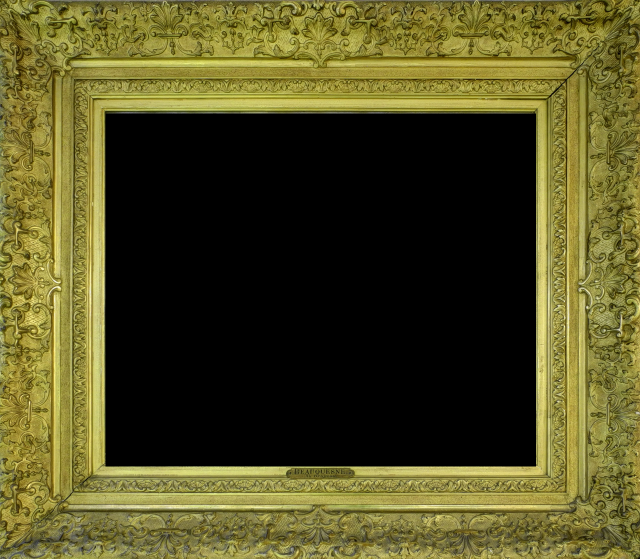
#> input picture filters/filters/rahmen.png, 1280 x 1117 px (shown at 1/2 size)
$ python -i filters.py   (imports and definitions only)   (older library calls are emulated)
#> lines starting #> are read from the running program, lines starting #| are printed output that depends on the picture; after the words box and inside, x2 and y2 are one past the last pixel; in counts of white or black regions, pixels touching at a corner belong together
#> further down, picture is the input picture: shape (1117, 1280, 3); mean B, G, R 34.7, 77.4, 81.6
# -*- coding: utf-8 -*-
"""
Modul filters

Dieses Modul beeinhaltet alle Filter, die die Gesichts- und Augenposition NICHT
benötigen.

Die Filter liegen als Funktionen vor. Diese erhalten ein OpenCV-Bild image als  Paramenter.
*args: Weitere filterspezifische Parameter

Die Funktionen geben jeweils ein OpenCV Bild zurück das den angewendeten Filter
beeinhaltet.

+++WICHTIG+++
Im Docstring finden sich zeileweise jeweils ein möglicher Parameter, der im User-Interface angezeigte Name der Funktion sowie der Dateiname(mit Endung) des
Vorschaubildes, durch Komma getrennt. Filter ohne Docstring werden nicht dargestellt.


"""
import cv2
import numpy as np

# Images die von Anfang an geladen werden

# [1 line not run here, left out]


def filter_gray(image, *args):
    """, Black&White, black-white.png"""
    return cv2.cvtColor(image, cv2.COLOR_BGR2GRAY)


def filter_negative(image, *args):
    """, Thermo, negative.png"""
    return cv2.cvtColor(image, cv2.COLOR_BGR2HSV)


# [22 lines left out: functions filter_split, filter_sepia, not called in this run]


def filter_flip(image, *args):
    """,Kopf stellen , flip.png"""
    return cv2.flip(image, flipCode=-1)


# [46 lines left out: functions filter_country, filter_frame, filter_blur, not called in this run]


"""
Fügt ein Univerität Regensburg Wasserzeichen hinzu
"""


# [7 lines left out: function filter_watermark, not called in this run]


def filter_lines(image, *args):
    """,Lines, lines.png"""
    scale = 1
    delta = 0
    ddepth = cv2.CV_16S

    image = cv2.GaussianBlur(image, (3, 3), 0)

    gray = cv2.cvtColor(image, cv2.COLOR_BGR2GRAY)
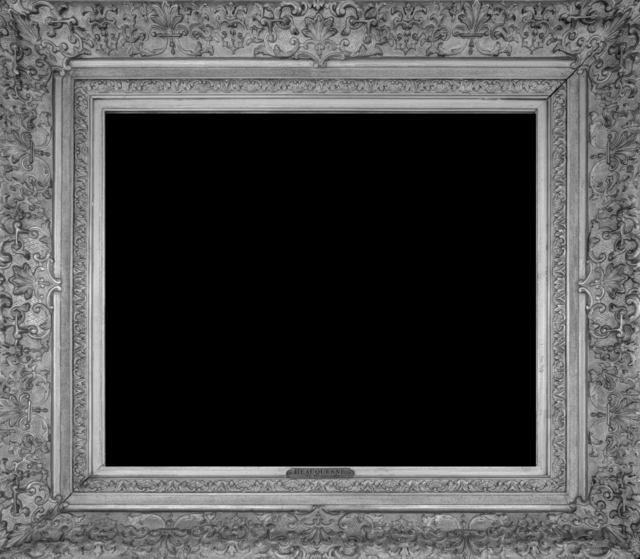
#> gray: shape (1117, 1280) (shown at 1/2 size); min 0, max 249, mean 73.8

    # Teile aus http://docs.opencv.org/2.4/doc/tutorials/imgproc/imgtrans/sobel_derivatives/sobel_derivatives.html


    # Gradient-X
    grad_x = cv2.Sobel(gray, ddepth, 1, 0, ksize=3, scale=scale, delta=delta, borderType=cv2.BORDER_DEFAULT)
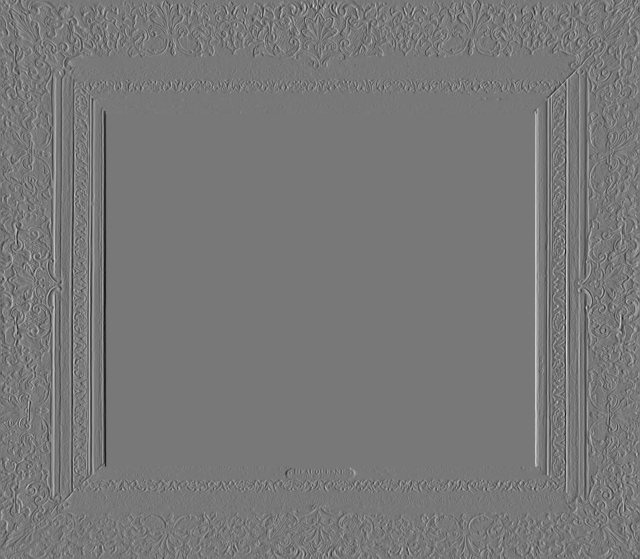
#> grad_x: shape (1117, 1280) int16 (shown at 1/2 size); min -490, max 547, mean 0; drawn with min black and max white
    # grad_x = cv2.Scharr(gray,ddepth,1,0)

    # Gradient-Y
    grad_y = cv2.Sobel(gray, ddepth, 0, 1, ksize=3, scale=scale, delta=delta, borderType=cv2.BORDER_DEFAULT)
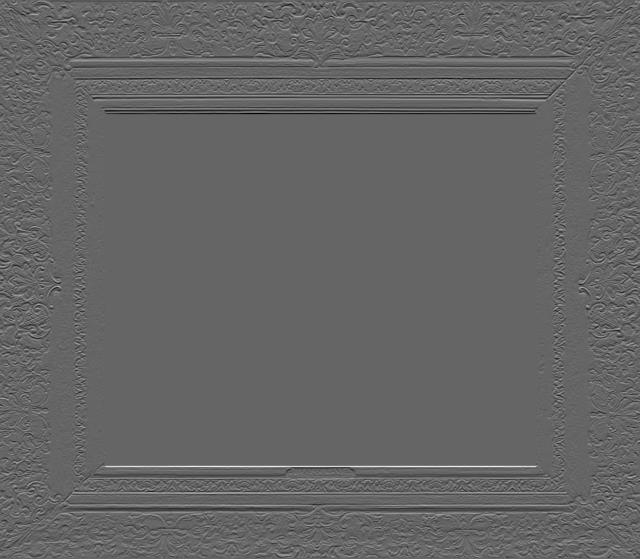
#> grad_y: shape (1117, 1280) int16 (shown at 1/2 size); min -459, max 693, mean 0.2; drawn with min black and max white
    # grad_y = cv2.Scharr(gray,ddepth,0,1)

    abs_grad_x = cv2.convertScaleAbs(grad_x)  # converting back to uint8
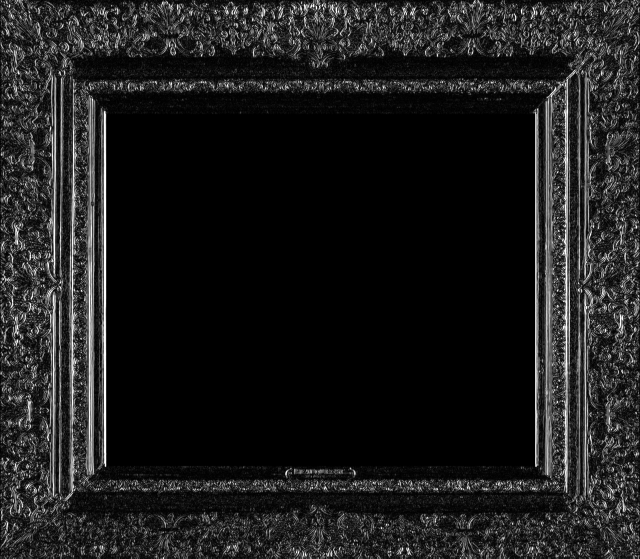
#> abs_grad_x: shape (1117, 1280) (shown at 1/2 size); min 0, max 255, mean 28.6
    abs_grad_y = cv2.convertScaleAbs(grad_y)
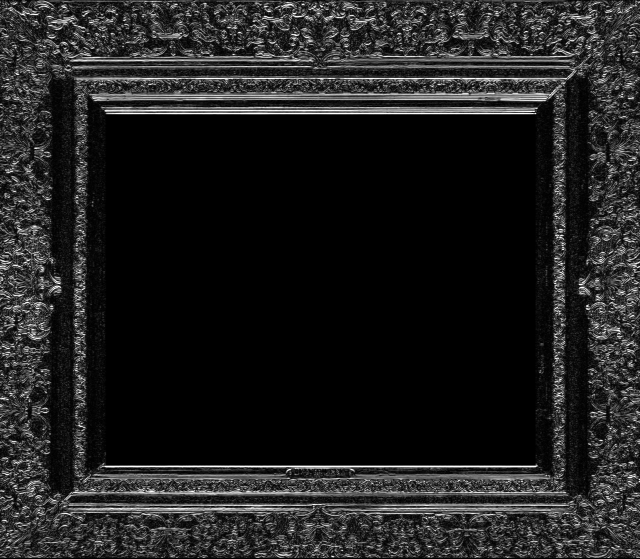
#> abs_grad_y: shape (1117, 1280) (shown at 1/2 size); min 0, max 255, mean 32

    dst = cv2.addWeighted(abs_grad_x, 0.5, abs_grad_y, 0.5, 0)
    # dst = cv2.add(abs_grad_x,abs_grad_y)

    blur = cv2.GaussianBlur(dst, (3, 3), 0)
    thresh1, dst = cv2.threshold(blur, 100, 255, cv2.THRESH_BINARY + cv2.THRESH_OTSU)
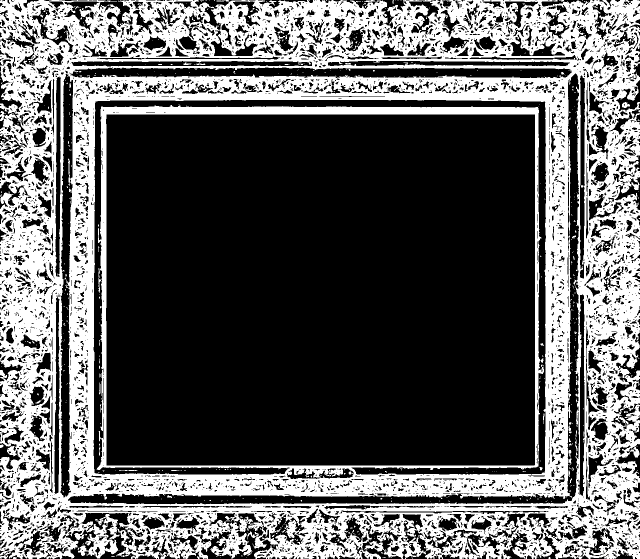
#> dst: shape (1117, 1280) (shown at 1/2 size); 36.5% white; 723 white regions (680 under 20 px), largest, box (x1, y1, x2, y2) and area: (0, 0, 1280, 1117) 517121, (1101, 48, 1128, 67) 287, (1244, 204, 1260, 216) 123
#> thresh1 = 38

    blur = cv2.GaussianBlur(dst, (5, 5), 0)
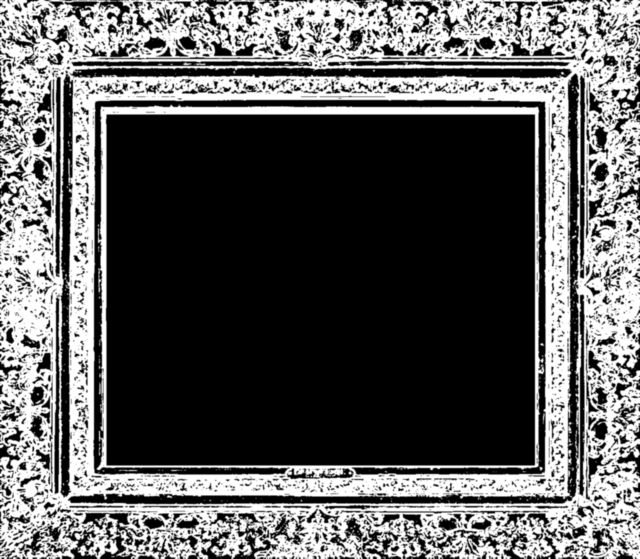
#> blur: shape (1117, 1280) (shown at 1/2 size); min 0, max 255, mean 93.1

    return blur


# [5 lines left out: function filter_lut, not called in this run]

>>> import cv2
>>> picture = cv2.imread('filters/rahmen.png')
>>> result = filter_lines(picture)
